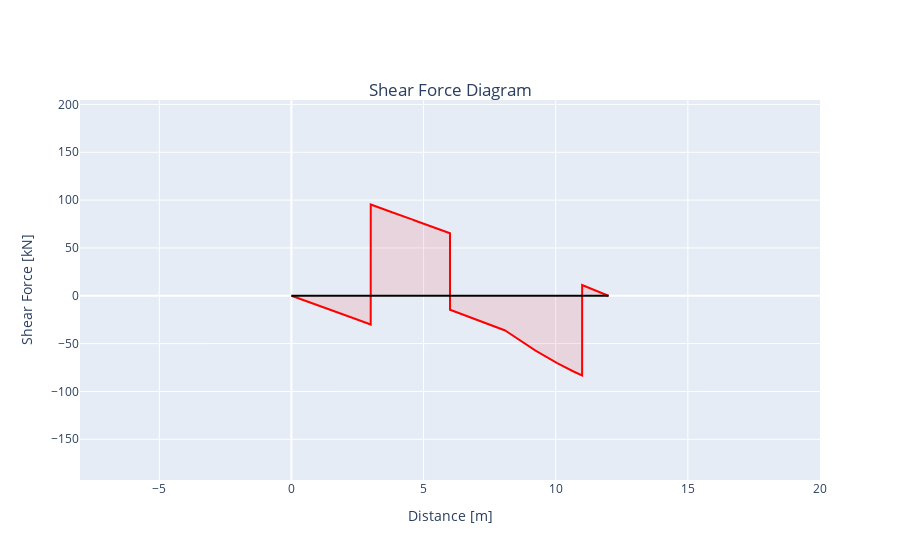

Notebook source saved alongside this figure:
### Code cell
#Define the layout object
layout = go.Layout(
            title = {"text": "Shear Force Diagram",
                    "y": 0.85,
                    "x": 0.5,
                    "xanchor": "center",
                    "yanchor": "top"},
            yaxis = dict(title = "Shear Force [kN]"),
            xaxis = dict(title = "Distance [m]", range = [-1, span + 1]),
            showlegend = False
                    )

line = go.Scatter(
        x = X,
        y = sum(shear_force),
        mode = "lines",
        name = "Shear Force",
        fill = "tonexty",
        line_color = "red",
        fillcolor = "rgba(255, 0, 0, 0.1)"
                    )

axis = go.Scatter(
        x = [0, span],
        y = [0, 0],
        mode = "lines",
        line_color = "black"
                    )

#Generating and showing the diagram
diag = go.Figure(data = [line, axis], layout = layout)

py.offline.iplot(diag)

### Figure 1 — Plotly figure (JSON) as saved in the notebook; plotly's stock layout.template omitted (floating-point values rounded to 4 significant figures; data arrays with more than 128 entries replaced by an {"elided": "..."} marker saying what was removed)
{"data": [{"fill": "tonexty", "fillcolor": "rgba(255, 0, 0, 0.1)", "line": {"color": "red"}, "mode": "lines", "name": "Shear Force", "type": "scatter", "x": {"elided": "10002 float values"}, "y": {"elided": "10002 float values"}}, {"line": {"color": "black"}, "mode": "lines", "type": "scatter", "x": [0, 12], "y": [0, 0]}], "layout": {"autosize": true, "showlegend": false, "title": {"text": "Shear Force Diagram", "x": 0.5, "xanchor": "center", "y": 0.85, "yanchor": "top"}, "xaxis": {"autorange": false, "range": [-8, 20], "title": {"text": "Distance [m]"}, "type": "linear"}, "yaxis": {"autorange": false, "range": [-192.5, 204.6], "title": {"text": "Shear Force [kN]"}, "type": "linear"}}}
